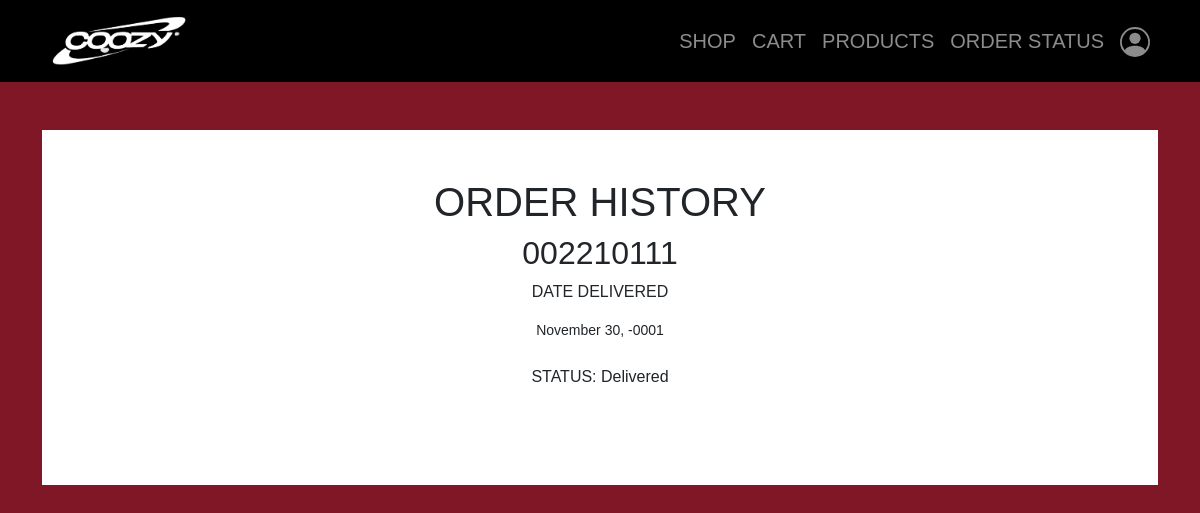
The app's page /history.php (signed in) with its own data.
### tables this page shows
CREATE TABLE `user_orders` (
  `id` int(11) NOT NULL,
  `user_id` varchar(50) NOT NULL,
  `order_id` varchar(50) NOT NULL,
  `product_id` varchar(50) NOT NULL,
  `quantity` int(11) NOT NULL,
  `size` varchar(150) NOT NULL,
  `price` varchar(150) NOT NULL,
  `status` varchar(150) NOT NULL,
  `date_time_created` datetime NOT NULL,
  `date_time_updated` datetime NOT NULL,
  `remarks` varchar(255) NOT NULL
);

### history.php (the view, shortened to what this page needs)
<?php
include ("connection.php");
    $email = $_SESSION['email'];
    $select_userid = "SELECT * FROM `user` WHERE email = '$email'";
    $query_userid = mysqli_query($conn, $select_userid);
    $rows = mysqli_fetch_array($query_userid);
    $user_id = $rows['user_id'];
?>
<!DOCTYPE html>
<html lang="en">
<head>
    <link rel="stylesheet" href="bs-5/bootstrap/dist/css/bootstrap.css">
</head>
<body class="bg-maroon">
    <?php include 'includes/nav.php';?>
    <main class="container">
    <div class="card mt-5 p-5 d-flex align-items-center" style="border:none; border-radius: 0; height: 80%;">
            <h1>ORDER HISTORY</h1>
            <?php
            $get_order_history = "SELECT * FROM `user_orders` WHERE user_id = '$user_id' AND status = 'Delivered'";
            $query_order_history = mysqli_query($conn, $get_order_history) or die (mysqli_error($conn));
            if(mysqli_num_rows($query_order_history) > 0){
                while($rows = mysqli_fetch_array($query_order_history)){
            ?>
            <h2><?php echo $rows['order_id'];?></h2>
            <p>DATE DELIVERED</p>
            <small><?php echo date("F d, Y", strtotime($rows['date_time_updated']))?></small><br>
            <span>STATUS: <?php echo $rows['status'];?></span><br><br>
            <?php
                }
            }else{
            ?>
            <h4>No Order Yet :(</h4>
            <?php }?>
        </div>
    </main>
<?php include 'includes/footer.php';?>

### records on screen
user_orders: order "002210111", date_time_updated "November 30, -0001", status "Delivered"
